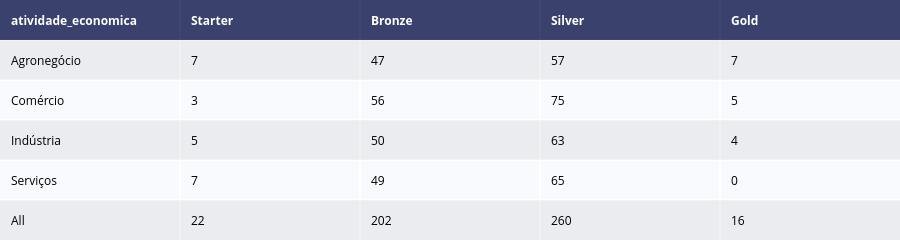

This figure's notebook cell:
### Code cell
# Tabela de Contingência entre Atividade e Segmento de Cliente (Target)
crosstab_atividade = pd.crosstab(
    df_segmento['atividade_economica'], 
    df_segmento['segmento_de_cliente'], 
    margins=True)[lista_segmento].reset_index()

tabela_atividade = ff.create_table(crosstab_atividade)

# Moastrar a crosstab
tabela_atividade.show()

### Figure 1 — Plotly figure (JSON) as saved in the notebook; plotly's stock layout.template omitted (floating-point values rounded to 4 significant figures)
{"data": [{"colorscale": [[0, "#00083e"], [0.5, "#ededee"], [1, "#ffffff"]], "hoverinfo": "none", "opacity": 0.75, "showscale": false, "type": "heatmap", "z": [[0, 0, 0, 0, 0], [0.5, 0.5, 0.5, 0.5, 0.5], [1, 1, 1, 1, 1], [0.5, 0.5, 0.5, 0.5, 0.5], [1, 1, 1, 1, 1], [0.5, 0.5, 0.5, 0.5, 0.5]]}], "layout": {"annotations": [{"align": "left", "font": {"color": "#ffffff"}, "showarrow": false, "text": "<b>atividade_economica</b>", "x": -0.45, "xanchor": "left", "xref": "x", "y": 0, "yref": "y"}, {"align": "left", "font": {"color": "#ffffff"}, "showarrow": false, "text": "<b>Starter</b>", "x": 0.55, "xanchor": "left", "xref": "x", "y": 0, "yref": "y"}, {"align": "left", "font": {"color": "#ffffff"}, "showarrow": false, "text": "<b>Bronze</b>", "x": 1.55, "xanchor": "left", "xref": "x", "y": 0, "yref": "y"}, {"align": "left", "font": {"color": "#ffffff"}, "showarrow": false, "text": "<b>Silver</b>", "x": 2.55, "xanchor": "left", "xref": "x", "y": 0, "yref": "y"}, {"align": "left", "font": {"color": "#ffffff"}, "showarrow": false, "text": "<b>Gold</b>", "x": 3.55, "xanchor": "left", "xref": "x", "y": 0, "yref": "y"}, {"align": "left", "font": {"color": "#000000"}, "showarrow": false, "text": "Agronegócio", "x": -0.45, "xanchor": "left", "xref": "x", "y": 1, "yref": "y"}, {"align": "left", "font": {"color": "#000000"}, "showarrow": false, "text": "7", "x": 0.55, "xanchor": "left", "xref": "x", "y": 1, "yref": "y"}, {"align": "left", "font": {"color": "#000000"}, "showarrow": false, "text": "47", "x": 1.55, "xanchor": "left", "xref": "x", "y": 1, "yref": "y"}, {"align": "left", "font": {"color": "#000000"}, "showarrow": false, "text": "57", "x": 2.55, "xanchor": "left", "xref": "x", "y": 1, "yref": "y"}, {"align": "left", "font": {"color": "#000000"}, "showarrow": false, "text": "7", "x": 3.55, "xanchor": "left", "xref": "x", "y": 1, "yref": "y"}, {"align": "left", "font": {"color": "#000000"}, "showarrow": false, "text": "Comércio", "x": -0.45, "xanchor": "left", "xref": "x", "y": 2, "yref": "y"}, {"align": "left", "font": {"color": "#000000"}, "showarrow": false, "text": "3", "x": 0.55, "xanchor": "left", "xref": "x", "y": 2, "yref": "y"}, {"align": "left", "font": {"color": "#000000"}, "showarrow": false, "text": "56", "x": 1.55, "xanchor": "left", "xref": "x", "y": 2, "yref": "y"}, {"align": "left", "font": {"color": "#000000"}, "showarrow": false, "text": "75", "x": 2.55, "xanchor": "left", "xref": "x", "y": 2, "yref": "y"}, {"align": "left", "font": {"color": "#000000"}, "showarrow": false, "text": "5", "x": 3.55, "xanchor": "left", "xref": "x", "y": 2, "yref": "y"}, {"align": "left", "font": {"color": "#000000"}, "showarrow": false, "text": "Indústria", "x": -0.45, "xanchor": "left", "xref": "x", "y": 3, "yref": "y"}, {"align": "left", "font": {"color": "#000000"}, "showarrow": false, "text": "5", "x": 0.55, "xanchor": "left", "xref": "x", "y": 3, "yref": "y"}, {"align": "left", "font": {"color": "#000000"}, "showarrow": false, "text": "50", "x": 1.55, "xanchor": "left", "xref": "x", "y": 3, "yref": "y"}, {"align": "left", "font": {"color": "#000000"}, "showarrow": false, "text": "63", "x": 2.55, "xanchor": "left", "xref": "x", "y": 3, "yref": "y"}, {"align": "left", "font": {"color": "#000000"}, "showarrow": false, "text": "4", "x": 3.55, "xanchor": "left", "xref": "x", "y": 3, "yref": "y"}, {"align": "left", "font": {"color": "#000000"}, "showarrow": false, "text": "Serviços", "x": -0.45, "xanchor": "left", "xref": "x", "y": 4, "yref": "y"}, {"align": "left", "font": {"color": "#000000"}, "showarrow": false, "text": "7", "x": 0.55, "xanchor": "left", "xref": "x", "y": 4, "yref": "y"}, {"align": "left", "font": {"color": "#000000"}, "showarrow": false, "text": "49", "x": 1.55, "xanchor": "left", "xref": "x", "y": 4, "yref": "y"}, {"align": "left", "font": {"color": "#000000"}, "showarrow": false, "text": "65", "x": 2.55, "xanchor": "left", "xref": "x", "y": 4, "yref": "y"}, {"align": "left", "font": {"color": "#000000"}, "showarrow": false, "text": "0", "x": 3.55, "xanchor": "left", "xref": "x", "y": 4, "yref": "y"}, {"align": "left", "font": {"color": "#000000"}, "showarrow": false, "text": "All", "x": -0.45, "xanchor": "left", "xref": "x", "y": 5, "yref": "y"}, {"align": "left", "font": {"color": "#000000"}, "showarrow": false, "text": "22", "x": 0.55, "xanchor": "left", "xref": "x", "y": 5, "yref": "y"}, {"align": "left", "font": {"color": "#000000"}, "showarrow": false, "text": "202", "x": 1.55, "xanchor": "left", "xref": "x", "y": 5, "yref": "y"}, {"align": "left", "font": {"color": "#000000"}, "showarrow": false, "text": "260", "x": 2.55, "xanchor": "left", "xref": "x", "y": 5, "yref": "y"}, {"align": "left", "font": {"color": "#000000"}, "showarrow": false, "text": "16", "x": 3.55, "xanchor": "left", "xref": "x", "y": 5, "yref": "y"}], "height": 230, "margin": {"b": 0, "l": 0, "r": 0, "t": 0}, "xaxis": {"dtick": 1, "gridwidth": 2, "showticklabels": false, "tick0": -0.5, "ticks": "", "zeroline": false}, "yaxis": {"autorange": "reversed", "dtick": 1, "gridwidth": 2, "showticklabels": false, "tick0": 0.5, "ticks": "", "zeroline": false}}}
